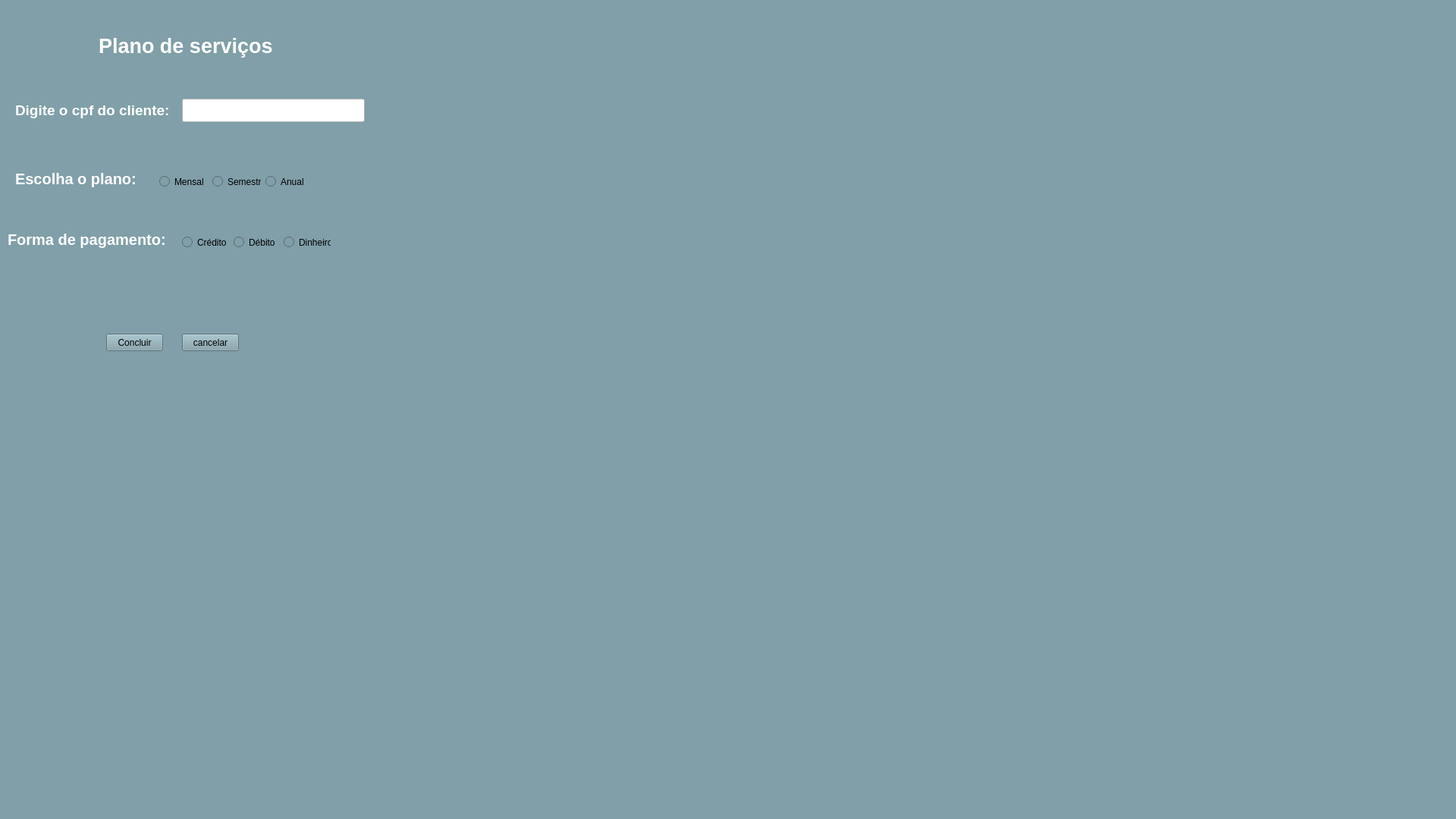
<?xml version="1.0" encoding="UTF-8"?>
<ui version="4.0">
 <class>MainWindow</class>
 <widget class="QMainWindow" name="MainWindow">
  <property name="geometry">
   <rect>
    <x>0</x>
    <y>0</y>
    <width>1920</width>
    <height>1080</height>
   </rect>
  </property>
  <property name="font">
   <font>
    <pointsize>14</pointsize>
   </font>
  </property>
  <property name="windowTitle">
   <string>MainWindow</string>
  </property>
  <property name="autoFillBackground">
   <bool>false</bool>
  </property>
  <property name="styleSheet">
   <string notr="true">background-color: rgb(128, 159, 168);</string>
  </property>
  <widget class="QWidget" name="centralwidget">
   <widget class="QLabel" name="label">
    <property name="geometry">
     <rect>
      <x>130</x>
      <y>30</y>
      <width>371</width>
      <height>61</height>
     </rect>
    </property>
    <property name="font">
     <font>
      <pointsize>20</pointsize>
      <weight>75</weight>
      <bold>true</bold>
     </font>
    </property>
    <property name="autoFillBackground">
     <bool>false</bool>
    </property>
    <property name="styleSheet">
     <string notr="true">color: rgb(255, 255, 255);</string>
    </property>
    <property name="text">
     <string>Plano de serviços</string>
    </property>
   </widget>
   <widget class="QLabel" name="label_2">
    <property name="enabled">
     <bool>true</bool>
    </property>
    <property name="geometry">
     <rect>
      <x>20</x>
      <y>120</y>
      <width>221</width>
      <height>51</height>
     </rect>
    </property>
    <property name="font">
     <font>
      <pointsize>14</pointsize>
      <weight>75</weight>
      <bold>true</bold>
      <kerning>true</kerning>
     </font>
    </property>
    <property name="autoFillBackground">
     <bool>false</bool>
    </property>
    <property name="styleSheet">
     <string notr="true">color: rgb(255, 255, 255);</string>
    </property>
    <property name="text">
     <string>Digite o cpf do cliente:</string>
    </property>
   </widget>
   <widget class="QLineEdit" name="lineEdit">
    <property name="geometry">
     <rect>
      <x>240</x>
      <y>130</y>
      <width>241</width>
      <height>31</height>
     </rect>
    </property>
    <property name="styleSheet">
     <string notr="true">background-color: rgb(255, 255, 255);</string>
    </property>
   </widget>
   <widget class="QLabel" name="label_3">
    <property name="geometry">
     <rect>
      <x>20</x>
      <y>220</y>
      <width>211</width>
      <height>31</height>
     </rect>
    </property>
    <property name="font">
     <font>
      <pointsize>15</pointsize>
      <weight>75</weight>
      <bold>true</bold>
     </font>
    </property>
    <property name="styleSheet">
     <string notr="true">color: rgb(255, 255, 255);</string>
    </property>
    <property name="text">
     <string>Escolha o plano:</string>
    </property>
   </widget>
   <widget class="QLabel" name="label_4">
    <property name="geometry">
     <rect>
      <x>10</x>
      <y>300</y>
      <width>231</width>
      <height>31</height>
     </rect>
    </property>
    <property name="font">
     <font>
      <pointsize>15</pointsize>
      <weight>75</weight>
      <bold>true</bold>
     </font>
    </property>
    <property name="styleSheet">
     <string notr="true">color: rgb(255, 255, 255);</string>
    </property>
    <property name="text">
     <string>Forma de pagamento:</string>
    </property>
   </widget>
   <widget class="QPushButton" name="pushButton">
    <property name="geometry">
     <rect>
      <x>140</x>
      <y>440</y>
      <width>75</width>
      <height>23</height>
     </rect>
    </property>
    <property name="text">
     <string>Concluir</string>
    </property>
   </widget>
   <widget class="QPushButton" name="pushButton_2">
    <property name="geometry">
     <rect>
      <x>240</x>
      <y>440</y>
      <width>75</width>
      <height>23</height>
     </rect>
    </property>
    <property name="text">
     <string>cancelar</string>
    </property>
   </widget>
   <widget class="QWidget" name="layoutWidget">
    <property name="geometry">
     <rect>
      <x>210</x>
      <y>230</y>
      <width>196</width>
      <height>19</height>
     </rect>
    </property>
    <layout class="QHBoxLayout" name="horizontalLayout_2">
     <item>
      <widget class="QRadioButton" name="radioButton">
       <property name="text">
        <string>Mensal</string>
       </property>
      </widget>
     </item>
     <item>
      <widget class="QRadioButton" name="radioButton_2">
       <property name="text">
        <string>Semestral</string>
       </property>
      </widget>
     </item>
     <item>
      <widget class="QRadioButton" name="radioButton_3">
       <property name="text">
        <string>Anual</string>
       </property>
      </widget>
     </item>
    </layout>
   </widget>
   <widget class="QWidget" name="layoutWidget_2">
    <property name="geometry">
     <rect>
      <x>240</x>
      <y>310</y>
      <width>196</width>
      <height>19</height>
     </rect>
    </property>
    <layout class="QHBoxLayout" name="horizontalLayout_3">
     <item>
      <widget class="QRadioButton" name="radioButton_4">
       <property name="text">
        <string>Crédito</string>
       </property>
      </widget>
     </item>
     <item>
      <widget class="QRadioButton" name="radioButton_5">
       <property name="text">
        <string>Débito</string>
       </property>
      </widget>
     </item>
     <item>
      <widget class="QRadioButton" name="radioButton_6">
       <property name="text">
        <string>Dinheiro</string>
       </property>
      </widget>
     </item>
    </layout>
   </widget>
  </widget>
  <widget class="QMenuBar" name="menubar">
   <property name="geometry">
    <rect>
     <x>0</x>
     <y>0</y>
     <width>1920</width>
     <height>21</height>
    </rect>
   </property>
  </widget>
  <widget class="QStatusBar" name="statusbar"/>
 </widget>
 <resources/>
 <connections/>
</ui>
